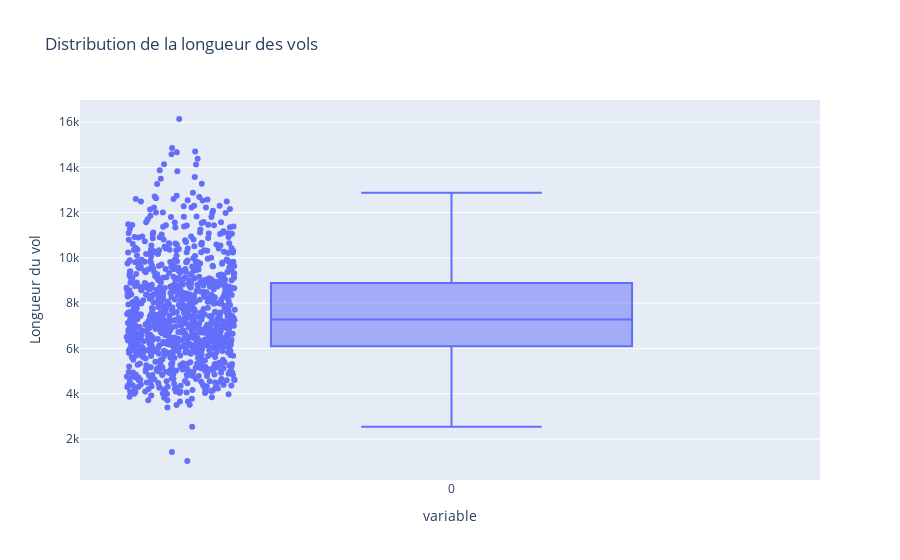

Here is the notebook cell this chart was saved with:
### Code cell
import plotly.express as px

fig = px.box(
    longueurs_vols,
    points="all",
    title="Distribution de la longueur des vols",
    labels={"value": "Longueur du vol", "index": "Vol"}
)

fig.show()

### Figure 1 — Plotly figure (JSON) as saved in the notebook; plotly's stock layout.template omitted (floating-point values rounded to 4 significant figures; data arrays with more than 128 entries replaced by an {"elided": "..."} marker saying what was removed)
{"data": [{"alignmentgroup": "True", "boxpoints": "all", "hovertemplate": "variable=%{x}<br>Longueur du vol=%{y}<extra></extra>", "legendgroup": "", "marker": {"color": "#636efa"}, "name": "", "notched": false, "offsetgroup": "", "orientation": "v", "showlegend": false, "type": "box", "x": {"elided": "1001 str values"}, "x0": " ", "xaxis": "x", "y": {"elided": "1001 int values"}, "y0": " ", "yaxis": "y"}], "layout": {"boxmode": "group", "legend": {"tracegroupgap": 0}, "title": {"text": "Distribution de la longueur des vols"}, "xaxis": {"anchor": "y", "domain": [0, 1], "title": {"text": "variable"}}, "yaxis": {"anchor": "x", "domain": [0, 1], "title": {"text": "Longueur du vol"}}}}
